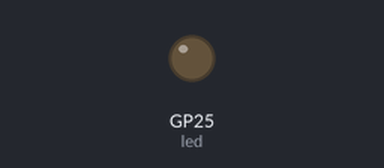
A program run on a simulated Raspberry Pi Pico running MicroPython. On the bench: output pins drawn as LEDs (lit = HIGH).

Above: at 1.3 s.
At 4.3 s:
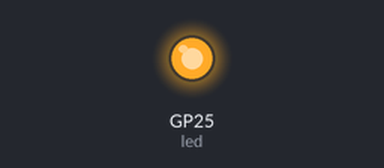
Timing chart, 0 to 6.8 s (numbered marks = the images above):
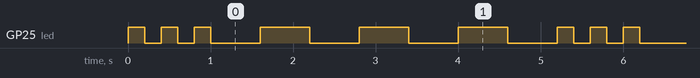

The program:

03_04_sos_for.py
```python
from machine import Pin
from utime import sleep

led = Pin("LED", Pin.OUT)

while True:
    # This loop does 3 dots (S)
    for x in range(1, 4):
        led.on()
        sleep(0.2)
        led.off()
        sleep(0.2)
    sleep(0.4) # Gap between S and O
    # This loop does 3 dashes (O)
    for x in range(1, 4):
        led.on()
        sleep(0.6)
        led.off()
        sleep(0.6)
```

Measured:
- by itself, GP25 (led): repeats every 5.2 s: 2 × (LOW 0.20 s, HIGH 0.20 s), 3 × (LOW 0.60 s, HIGH 0.60 s), LOW 0.60 s, HIGH 0.20 s
- by itself, everything shown: repeats every 5.2 s, in 12 steps
